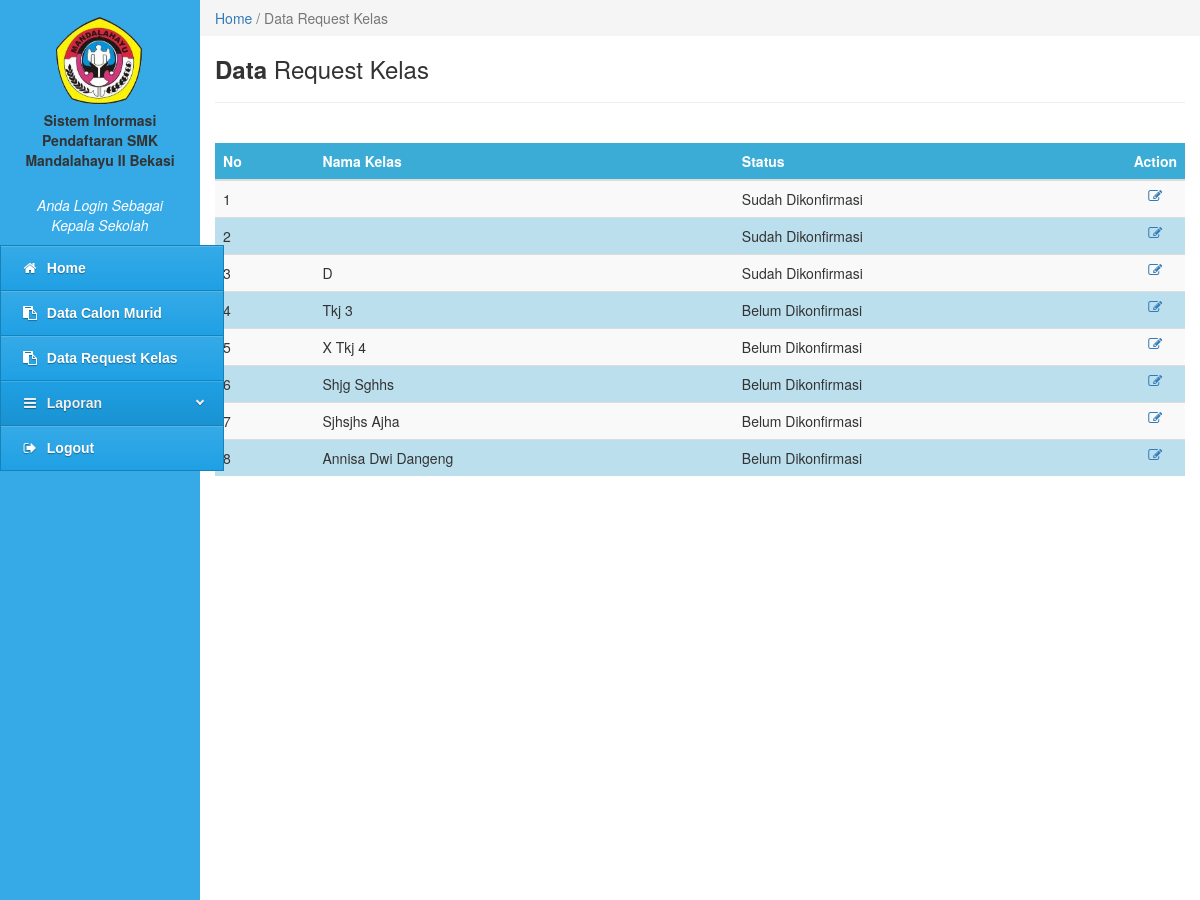
The app's page /kepala-sekolah/kepsek.php?content=data-request-kelas (signed in, upper part), older data.
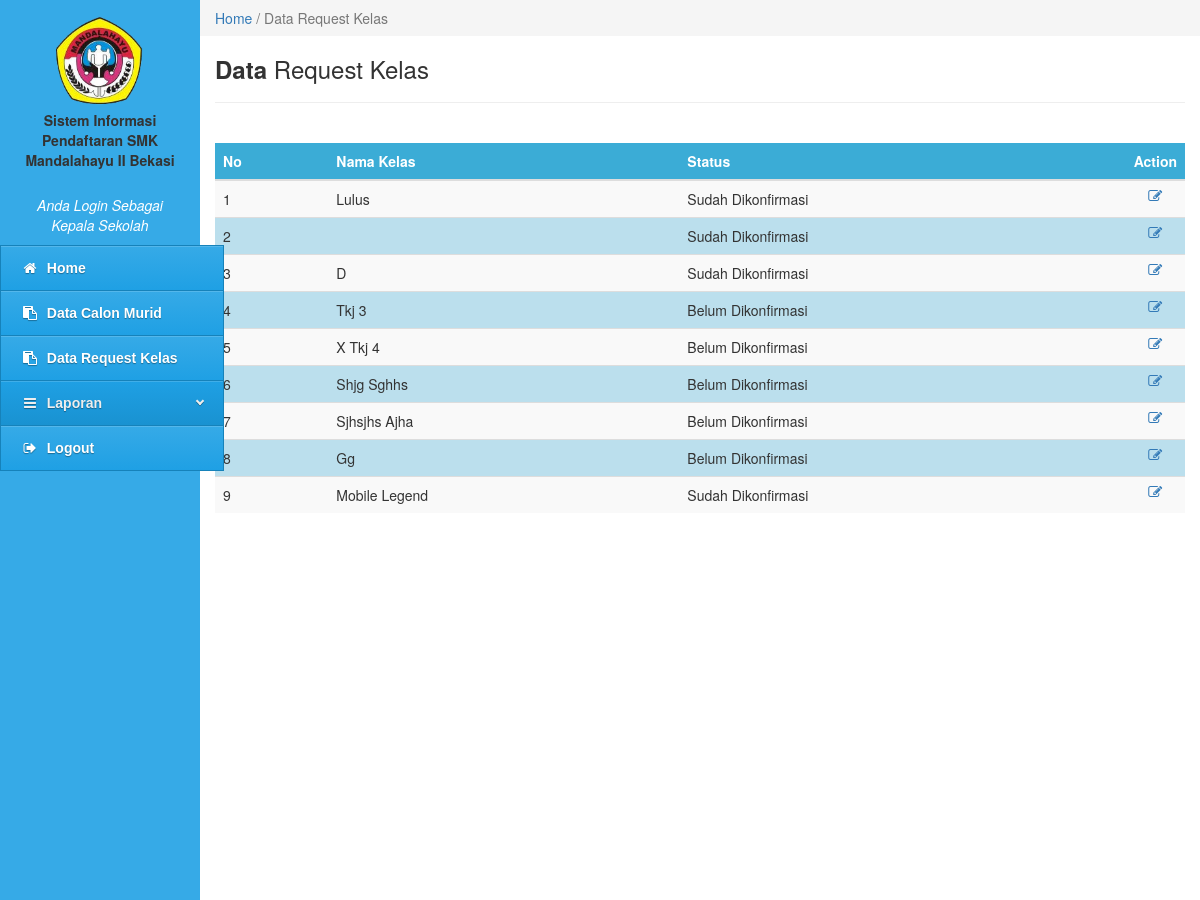
The same page, newer data.
### tables this page shows
CREATE TABLE `tbl_request_kelas` (
  `id_request_kelas` int(10) NOT NULL,
  `nama_kelas` varchar(20) NOT NULL,
  `status` varchar(20) NOT NULL,
  `jumlah_murid` int(20) NOT NULL
);

### kepala-sekolah/data-request-kelas.php (the view, shortened to what this page needs)
<div class="col-md-10" style="padding:0px">
    <ol class="breadcrumb" style="margin:0;border-radius:0;">
        <li class="active"><a href="#">Home</a> / Data Request Kelas</li>
    </ol>
</div>
<div class="col-md-10" style="">
  	<h3><b>Data</b> Request Kelas</h3>
    <hr>
    <br>
</div>
<div class="col-md-10">
  <form class="form-horizontal" method="POST">
      <table class="table table-striped">
        <thead>
          <tr>
            <th>No</th>
            <th>Nama Kelas</th>
            <th>Status</th>
            <th><center>Action</center></th>
          </tr>
        </thead>
        <tbody>
          <?php
            include '../config/koneksi.php';
            $query = mysqli_query($konek, "SELECT * FROM tbl_request_kelas")or die(mysqli_error($konek));
                    if(mysqli_num_rows($query) == 0){
                      echo '<tr><td colspan="5" align="center">Tidak ada data!</td></tr>';
                    }
                      else
                    {
                      $no = 1;
                      while($data = mysqli_fetch_array($query)){
                         ?>
                        <tr>
                        <td><?php echo $no ?></td>
                        <td><?php
                        $kalimat = $data['nama_kelas'];
                        $kalimat_new = ucwords($kalimat);
                        echo $kalimat_new;
                        ?></td>
                        <td><?php if ($data['status']==0) echo "Belum Dikonfirmasi"; else echo "Sudah Dikonfirmasi"; ?></td>
                        <?php
                         echo '<td  width="20"><center><a data-toggle="tooltip" data-placement="left" title="Edit Status" href=kepsek.php?content=edit-status-request-kelas&&id_request_kelas='.$data['id_request_kelas'].'><i class="fa fa-edit fa-fw"></i></a></center></td>';
                        echo '</tr>';
                        $no++;
                      }
                    }
                ?>
        </tbody>
      </table>
    </form>
</div>

### kepala-sekolah/kepsek.php (shortened to what this page needs)
<?php session_start();
  if(isset($_SESSION['username'])){
      include "../config/koneksi.php";
     if(isset($_GET['content'])) $content = $_GET['content'];
        else $content = "home-kepala-sekolah";
?>
<!doctype>
<html lang='ind'>
<head>
   <link rel="stylesheet" href="../assets/css/styles-menu-admin.css">
   <link rel="stylesheet" href="../assets/css/bootstrap.min.css">
   <link rel="stylesheet" href="../assets/css/font-awesome.min.css">
</head>
<body>
    <div class="col-md-2 colmenu" style="padding:0;height:2940;">
      <div class="col-md-12" style="padding:10px;"><center><img src="../gambar/manda.png" alt="" height="100px" width="130px"></center>
        <p align="center"><b>Sistem Informasi Pendaftaran SMK Mandalahayu II Bekasi</b></p>
      </div>
      <div class="col-md-12" style="padding:5px;padding-bottom:10px;color:#fff;"><center><i>Anda Login Sebagai <br>Kepala Sekolah</i></center></div>
        <?php
          include "menu.php";
        ?>
      </div>
        <?php
            if ($content=='home-kepala-sekolah')
              include 'home-kepala-sekolah.php';
            else if ($content=='data-calon-murid')
              include 'data-calon-murid.php';
            else if ($content=='data-request-kelas')
              include 'data-request-kelas.php';
           ?>
</body>
<html>
<?php
  }else{
    header("location:../admin/index.php");
  }
?>

### kepala-sekolah/menu.php (shortened to what this page needs)
<div id='cssmenu' >
   <ul>
      <li><a href='kepsek.php?content=home-kepala-sekolah'><i class="fa fa-home fa-fw"></i>&nbsp; Home</a></li>
      <li><a href='kepsek.php?content=data-calon-murid'><i class="fa fa-clipboard fa-fw"></i>&nbsp; Data Calon Murid</a></li>
      <li><a href='kepsek.php?content=data-request-kelas'><i class="fa fa-clipboard fa-fw"></i>&nbsp; Data Request Kelas</a></li>
      <li class='active has-sub'><a href='#'><i class="fa fa-bars fa-fw"></i>&nbsp; Laporan</a>
      </li>
      <li class='last'><a onClick="return confirm('Apakah anda ingin keluar?')" href='../config/logout.php'><i class="fa fa-sign-out fa-fw"></i>&nbsp; Logout</a></li>
   </ul>
</div>

### assets/css/styles-menu-admin.css (style rules this page uses)
#cssmenu, #cssmenu ul, #cssmenu ul li, #cssmenu ul li a { margin: 0; padding: 0; border: 0; list-style: none; line-height: 1; display: block; position: relative; -webkit-box-sizing: border-box; -moz-box-sizing: border-box; box-sizing: border-box; }
#cssmenu { width: 224px; font-family: Helvetica, Arial, sans-serif; color: #ffffff; float: left; }
#cssmenu > ul > li > a { padding: 15px 20px; border-left: 1px solid #1682ba; border-right: 1px solid #1682ba; border-top: 1px solid #1682ba; cursor: pointer; z-index: 2; font-size: 14px; font-weight: bold; text-decoration: none; color: #ffffff; text-shadow: 0 1px 1px rgba(0, 0, 0, 0.35); background: #36aae7; background: -webkit-linear-gradient(#36aae7, #1fa0e4); background: -moz-linear-gradient(#36aae7, #1fa0e4); background: -o-linear-gradient(#36aae7, #1fa0e4); background: -ms-linear-gradient(#36aae7, #1fa0e4); background: linear-gradient(#36aae7, #1fa0e4); box-shadow: inset 0 1px 0 rgba(255, 255, 255, 0.15); }
#cssmenu > ul > li > a:hover, #cssmenu > ul > li.active > a, #cssmenu > ul > li.open > a { color: #eeeeee; background: #1fa0e4; background: -webkit-linear-gradient(#1fa0e4, #1992d1); background: -moz-linear-gradient(#1fa0e4, #1992d1); background: -o-linear-gradient(#1fa0e4, #1992d1); background: -ms-linear-gradient(#1fa0e4, #1992d1); background: linear-gradient(#1fa0e4, #1992d1); }
#cssmenu > ul > li:last-child > a, #cssmenu > ul > li.last > a { border-bottom: 1px solid #1682ba; }
.colmenu { background:#36aae7;padding:0; height:636px; }

### kepala-sekolah/data-request-kelas.php (style rules this page uses)
table { border-collapse: collapse; width: 100%; }
th, td { text-align: left; padding: 8px; }
tr:nth-child(even) { background-color: #bbdfed; }
th { background-color: #3bacd6; color: white; font-size: 14px; }
td { font-size: 14px; }

Row changes from the older to the newer data that the page shows:
removed tbl_request_kelas: nama_kelas "Annisa Dwi Dangeng", status "Belum Dikonfirmasi"
changed tbl_request_kelas: nama_kelas (not shown) → "Lulus"
added tbl_request_kelas: nama_kelas "Gg", status "Belum Dikonfirmasi"
added tbl_request_kelas: nama_kelas "Mobile Legend", status "Sudah Dikonfirmasi"
